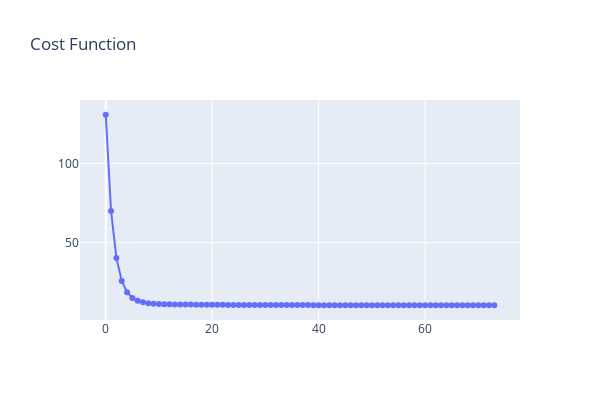

Notebook source saved alongside this figure:
### Markdown cell above
#### Let's plot Cost function

### Code cell
fig = make_subplots(rows=1, cols=1)

fig.add_trace(
    go.Scatter(
        x=[i for i in range(len(j_hist))],
        y=j_hist,
        mode='lines+markers',
        name=X_df.columns[5]
    ))

# include shapes in layout
fig.update_layout(height=400, width=600, title_text="Cost Function")
fig.show()

### Figure 1 — Plotly figure (JSON) as saved in the notebook; plotly's stock layout.template omitted (floating-point values rounded to 4 significant figures)
{"data": [{"mode": "lines+markers", "name": "RM", "type": "scatter", "x": [0, 1, 2, 3, 4, 5, 6, 7, 8, 9, 10, 11, 12, 13, 14, 15, 16, 17, 18, 19, 20, 21, 22, 23, 24, 25, 26, 27, 28, 29, 30, 31, 32, 33, 34, 35, 36, 37, 38, 39, 40, 41, 42, 43, 44, 45, 46, 47, 48, 49, 50, 51, 52, 53, 54, 55, 56, 57, 58, 59, 60, 61, 62, 63, 64, 65, 66, 67, 68, 69, 70, 71, 72, 73], "y": [130.9, 69.93, 40.2, 25.63, 18.42, 14.82, 12.98, 12.02, 11.5, 11.2, 11.01, 10.89, 10.79, 10.72, 10.67, 10.62, 10.58, 10.54, 10.51, 10.48, 10.46, 10.43, 10.41, 10.4, 10.38, 10.36, 10.35, 10.34, 10.33, 10.32, 10.31, 10.3, 10.29, 10.28, 10.28, 10.27, 10.26, 10.26, 10.25, 10.25, 10.24, 10.24, 10.24, 10.23, 10.23, 10.22, 10.22, 10.22, 10.22, 10.21, 10.21, 10.21, 10.21, 10.2, 10.2, 10.2, 10.2, 10.19, 10.19, 10.19, 10.19, 10.19, 10.19, 10.19, 10.18, 10.18, 10.18, 10.18, 10.18, 10.18, 10.18, 10.18, 10.17, 10.17]}], "layout": {"height": 400, "title": {"text": "Cost Function"}, "width": 600, "xaxis": {"anchor": "y", "domain": [0, 1]}, "yaxis": {"anchor": "x", "domain": [0, 1]}}}
